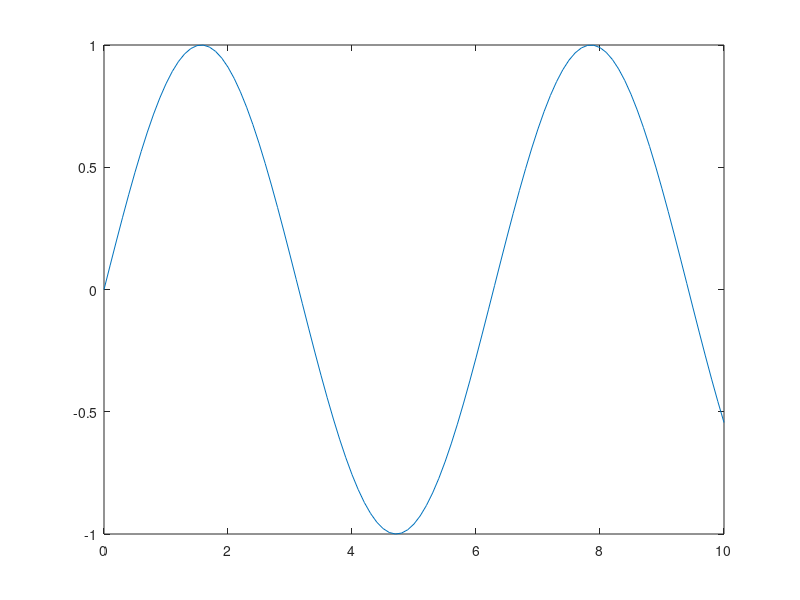

MATLAB code for this plot: (Note: this script raises an error after producing the figure.)
%% Control System Engineering (February 19, 2024)

%% Variables
a = 3;
b = 15;
c = a + b;

%% Arithmetic
d = a - b
e = a * b
f = c / d

g = (5-3)*(6/2)
h = 6 / 2 * (1 + 2)

%% Plot

x = [0:0.1:10];
plot(x,sin(x));


%% Exponent

i = 5^3

j = -2^2

k = (-2)^2

l = (-2)^3

m = 4^1/2

n = 3^-2

%% Scientific Notation

o = 2.5*10^3

p = 2.5*10^-3

o1 = 2.5e+3

p1 = 2.5e-3

%% Pi

pi

q = 2*pi

%% Fraction

sym(1/4)

r = sym(1/2 + 1/4)

pretty(r)

%% Decimal to Fraction

s = 2/5 + 5
pretty(sym(s))

%% Fraction to Decimal

t = sym(4.25 + 11/2)
double(t)

%% Variable Override

x = 3 
x = x + 3

%% Format Long 

format long
1051/12
pi

%% Format short

format short
pi

%% Format ShortEng

format shortEng
8/3

%% Format LongEng

format longEng
10000/3

%% Algebra

syms x y

z = y == 3*x^2 + 2*x + 1
pretty(z)

%% Square Root 
format short
sqrt(4)

%% nth Root

nthroot(8,3)

%% sys(sqrt())

sym(sqrt(40))








